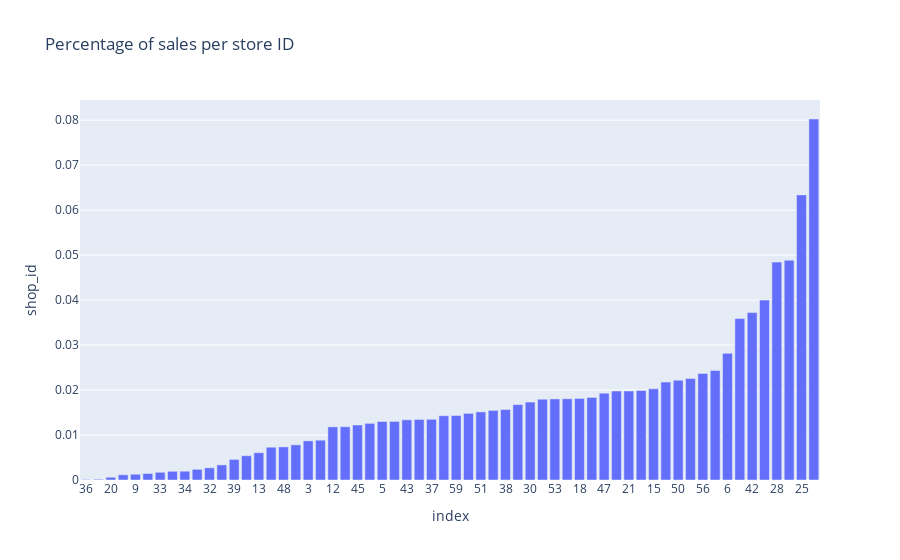

The notebook cell saved with this chart:
### Markdown cell above
# Shop ID

### Code cell
sales.shop_id.value_counts(normalize=True).to_frame().reset_index().sort_values(
    "shop_id"
).plot.bar(
    x="index", y="shop_id", title="Percentage of sales per store ID"
).update_layout(
    xaxis={"type": "category"}
)

### Figure 1 — Plotly figure (JSON) as saved in the notebook; plotly's stock layout.template omitted (floating-point values rounded to 4 significant figures)
{"data": [{"alignmentgroup": "True", "hovertemplate": "index=%{x}<br>shop_id=%{y}<extra></extra>", "legendgroup": "", "marker": {"color": "#636efa"}, "name": "", "offsetgroup": "", "orientation": "v", "showlegend": false, "textposition": "auto", "type": "bar", "x": [36, 11, 20, 8, 9, 40, 33, 1, 34, 23, 32, 0, 39, 49, 13, 10, 48, 17, 3, 2, 12, 55, 45, 14, 5, 4, 43, 44, 37, 41, 59, 52, 51, 22, 38, 29, 30, 16, 53, 24, 18, 26, 47, 7, 21, 35, 15, 19, 50, 46, 56, 58, 6, 27, 42, 57, 28, 54, 25, 31], "xaxis": "x", "y": [0.0001042, 0.00017, 0.0006104, 0.001162, 0.001278, 0.00145, 0.001712, 0.001934, 0.001959, 0.002372, 0.002707, 0.003357, 0.004578, 0.005398, 0.006071, 0.007288, 0.007361, 0.007817, 0.008697, 0.008853, 0.01182, 0.01184, 0.01223, 0.0126, 0.013, 0.01303, 0.01338, 0.01346, 0.0135, 0.01429, 0.01434, 0.01482, 0.01513, 0.01548, 0.01567, 0.01677, 0.01732, 0.01796, 0.01803, 0.01806, 0.01813, 0.01836, 0.01931, 0.01978, 0.0198, 0.01991, 0.02027, 0.02177, 0.0222, 0.02259, 0.0237, 0.02433, 0.02816, 0.03589, 0.03721, 0.04, 0.04845, 0.04887, 0.06339, 0.08026], "yaxis": "y"}], "layout": {"barmode": "relative", "legend": {"tracegroupgap": 0}, "title": {"text": "Percentage of sales per store ID"}, "xaxis": {"anchor": "y", "domain": [0, 1], "title": {"text": "index"}, "type": "category"}, "yaxis": {"anchor": "x", "domain": [0, 1], "title": {"text": "shop_id"}}}}
